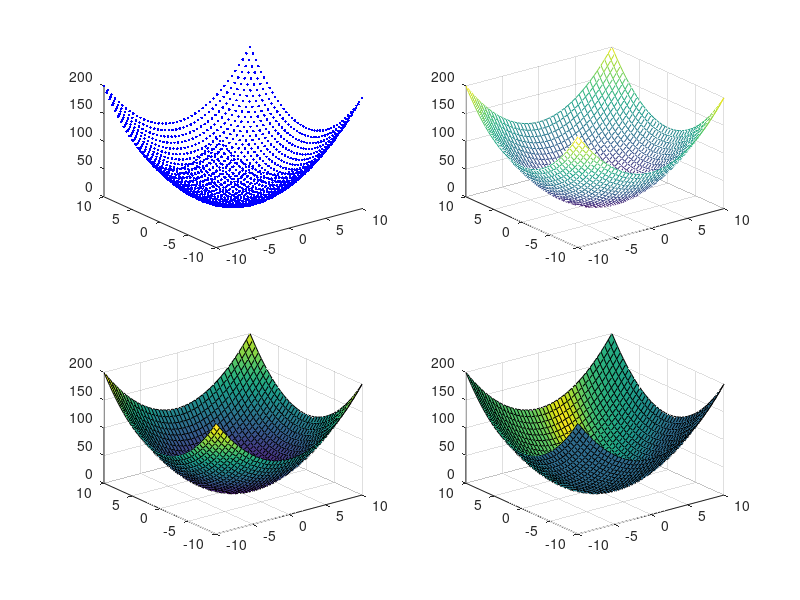

Write MATLAB code to recreate this figure.
clc
close all
clear all

[x,y]=meshgrid([-10:0.5:10],[-10:0.5:10]);

f = @(x,y) x.^2 + y.^2

w = f(x,y);
subplot(2,2,1)
plot3(x,y,w, '.b')
subplot(2,2,2)
mesh(x,y,w)
subplot(2,2,3)
surf(x,y,w)
subplot(2,2,4)
surfl(x,y,w)